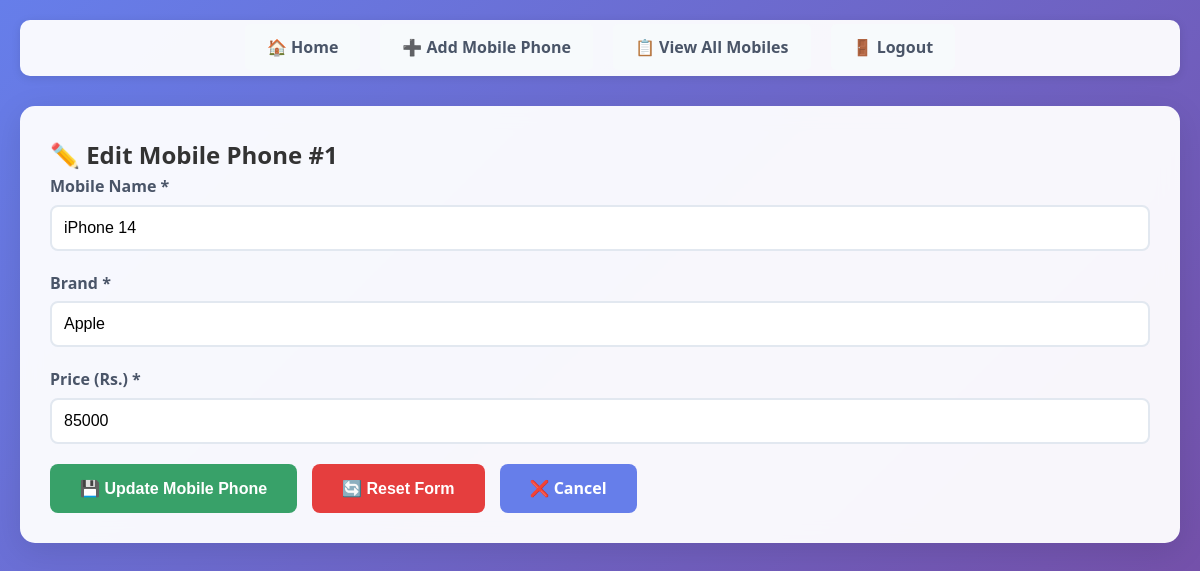
The app's page /edit_mobile.php?id=1 (signed in) with its own data.
### tables this page shows
CREATE TABLE IF NOT EXISTS mobile_phone (
    id INT PRIMARY KEY AUTO_INCREMENT,
    mobile_name VARCHAR(100) NOT NULL,
    brand VARCHAR(100) NOT NULL,
    price INT NOT NULL,
    created_at TIMESTAMP DEFAULT CURRENT_TIMESTAMP
);

### edit_mobile.php (the view, shortened to what this page needs)
<?php
$mobile_id = $_GET['id'] ?? '';
require_once 'db.php';
$mobile = null;
try {
    $conn = $database->getConnection();
    $stmt = $conn->prepare("SELECT * FROM mobile_phone WHERE id = :id");
    $stmt->bindParam(':id', $mobile_id);
    $stmt->execute();
    $mobile = $stmt->fetch();
} catch (Exception $e) {
    error_log("Edit Mobile Error: " . $e->getMessage());
    $error_msg = "Unable to load mobile phone data.";
}
$form_data = [
    'name' => $_GET['name'] ?? $mobile['mobile_name'] ?? '',
    'brand' => $_GET['brand'] ?? $mobile['brand'] ?? '',
    'price' => $_GET['price'] ?? $mobile['price'] ?? ''
];
?>
<!DOCTYPE html>
<html lang="en">
<head>
    <link rel="stylesheet" href="style.css">
</head>
<body>
    <div class="container">
        <nav class="nav-menu">
            <ul>
                <li><a href="dashboard.php">🏠 Home</a></li>
                <li><a href="add_mobile.php">➕ Add Mobile Phone</a></li>
                <li><a href="view_all.php">📋 View All Mobiles</a></li>
                <li><a href="logout.php">🚪 Logout</a></li>
            </ul>
        </nav>
        <div class="card">
            <h2>✏️ Edit Mobile Phone #<?php echo $mobile_id; ?></h2>
            <form action="update_mobile.php" method="POST" id="mobileForm">
                <div class="form-group">
                    <label for="name">Mobile Name *</label>
                    <input
                        type="text"
                        id="name"
                        name="name"
                        value="<?php echo htmlspecialchars($form_data['name']); ?>"
                        required
                        placeholder="e.g., iPhone 14 Pro"
                        maxlength="100"
                    >
                </div>
                <div class="form-group">
                    <label for="brand">Brand *</label>
                    <input
                        type="text"
                        id="brand"
                        name="brand"
                        value="<?php echo htmlspecialchars($form_data['brand']); ?>"
                        required
                        placeholder="e.g., Apple"
                        maxlength="100"
                    >
                </div>
                <div class="form-group">
                    <label for="price">Price (Rs.) *</label>
                    <input
                        type="number"
                        id="price"
                        name="price"
                        value="<?php echo htmlspecialchars($form_data['price']); ?>"
                        required
                        placeholder="e.g., 85000"
                        min="0"
                        max="999999"
                        step="1"
                    >
                </div>
                <div style="display: flex; gap: 15px; flex-wrap: wrap;">
                    <button type="submit" class="btn btn-success">
                        💾 Update Mobile Phone
                    </button>
                    <button type="reset" class="btn btn-danger">
                        🔄 Reset Form
                    </button>
                    <a href="view_all.php" class="btn">
                        ❌ Cancel
                    </a>
                </div>
            </form>
        </div>
    </div>
</body>
</html>

### style.css (style rules this page uses)
* { margin: 0; padding: 0; box-sizing: border-box; }
body { font-family: 'Segoe UI', Tahoma, Geneva, Verdana, sans-serif; line-height: 1.6; color: #333; background: linear-gradient(135deg, #667eea 0%, #764ba2 100%); min-height: 100vh; }
.container { max-width: 1500px; margin: 0 auto; padding: 20px; }
.nav-menu { background: rgba(255, 255, 255, 0.95); padding: 15px 0; margin-bottom: 30px; border-radius: 10px; box-shadow: 0 2px 10px rgba(0, 0, 0, 0.1); }
.nav-menu ul { list-style: none; display: flex; justify-content: center; flex-wrap: wrap; gap: 20px; }
.nav-menu a { text-decoration: none; color: #4a5568; font-weight: 600; padding: 10px 20px; border-radius: 5px; transition: all 0.3s ease; background: #f7fafc; border: 2px solid transparent; }
.card { background: rgba(255, 255, 255, 0.95); padding: 30px; border-radius: 15px; box-shadow: 0 8px 32px rgba(0, 0, 0, 0.1); margin-bottom: 30px; backdrop-filter: blur(10px); }
.form-group { margin-bottom: 20px; }
.form-group label { display: block; margin-bottom: 5px; font-weight: 600; color: #4a5568; }
.form-group input { width: 100%; padding: 12px; border: 2px solid #e2e8f0; border-radius: 8px; font-size: 16px; transition: border-color 0.3s ease; }
.btn { display: inline-block; padding: 12px 30px; background: #667eea; color: white; text-decoration: none; border: none; border-radius: 8px; font-size: 16px; font-weight: 600; cursor: pointer; transition: all 0.3s ease; text-align: center; }
.btn-danger { background: #e53e3e; }
.btn-success { background: #38a169; }

### records on screen
mobile_phone: name "iPhone 14", brand "Apple", price "85000"

### other values on screen
$mobile_id "1"
